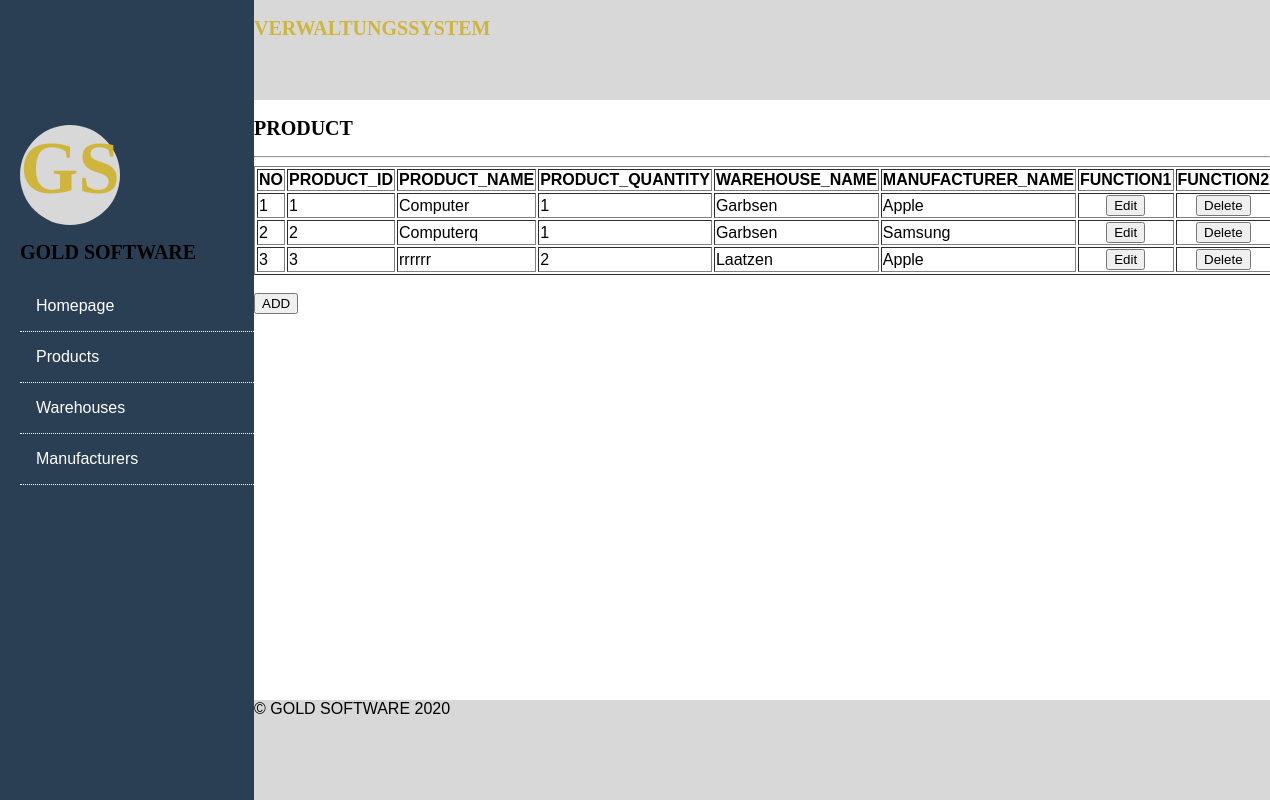
The page /?page=product on the database its author committed.
### tables this page shows
CREATE TABLE `PRODUCT` (
  `PRODUCT_ID` int(11) NOT NULL,
  `PRODUCT_NAME` varchar(50) NOT NULL,
  `PRODUCT_QUANTITY` int(20) NOT NULL,
  `WAREHOUSE_ID` int(11) NOT NULL,
  `MANUFACTURER_ID` int(11) NOT NULL
);

CREATE TABLE `WAREHOUSE` (
  `WAREHOUSE_ID` int(11) NOT NULL,
  `WAREHOUSE_NAME` varchar(50) NOT NULL
);

CREATE TABLE `MANUFACTURER` (
  `MANUFACTURER_ID` int(11) NOT NULL,
  `MANUFACTURER_NAME` varchar(50) NOT NULL
);

### pages/product.php (the view, shortened to what this page needs)
<?php require_once 'connection.php'; ?>
<!DOCTYPE html>
<html>
<head>
</head>
<body>
<h2>PRODUCT</h2>
<hr>
<table style="width: 60%" border="1">
		<tr>
			<th>NO</th>
			<th>PRODUCT_ID</th>
			<th>PRODUCT_NAME</th>
			<th>PRODUCT_QUANTITY</th>
			<th>WAREHOUSE_NAME</th>
			<th>MANUFACTURER_NAME</th>
			<th width="50">FUNCTION1</th>
			<th width="50">FUNCTION2</th>
		</tr>
		<?php
		$data=$conn->prepare("SELECT PRODUCT.PRODUCT_ID, PRODUCT.PRODUCT_NAME, PRODUCT.PRODUCT_QUANTITY, WAREHOUSE.WAREHOUSE_NAME, MANUFACTURER.MANUFACTURER_NAME FROM PRODUCT JOIN WAREHOUSE ON WAREHOUSE.WAREHOUSE_ID=PRODUCT.WAREHOUSE_ID  JOIN MANUFACTURER ON MANUFACTURER.MANUFACTURER_ID=PRODUCT.MANUFACTURER_ID");
		$data->execute();
		$counter=0;
		while($qdata=$data->fetch(PDO::FETCH_ASSOC)) { $counter++?>
		<tr>
			<td><?php echo $counter; ?></td>
			<td><?php echo $qdata['PRODUCT_ID'] ?></td>
			<td><?php echo $qdata['PRODUCT_NAME'] ?></td>
			<td><?php echo $qdata['PRODUCT_QUANTITY'] ?></td>
			<td><?php echo $qdata['WAREHOUSE_NAME'] ?></td>
			<td><?php echo $qdata['MANUFACTURER_NAME'] ?></td>
			<td align="center"><a href="?page=editproduct&PRODUCT_ID=<?php echo $qdata['PRODUCT_ID'] ?>"><button>Edit</button></td></a>
			<td align="center"><a href="?page=operation&BENUTZER_ID=<?php echo $qdata['BENUTZER_ID'] ?>&qdelete=ok"><button>Delete</button></td></a>
		</tr>
		<?php } ?>
	</table>
	<br>
<a href="?page=insert"><button>ADD</button></a>
</body>
</html>

### index.php (shortened to what this page needs)
<!DOCTYPE html>
<html lang="en">
<head>
    <link rel="stylesheet" href="css/styles.css">
</head>
<body>
<div class="container1">
    <nav>
        <div class="daireclass"><h5>GS</h5></div>
        <?php
        include 'includes/nav.php';
        ?>
        <a href="index.php">Homepage</a>
        <a href="?page=product">Products</a>
        <a href="?page=warehouse">Warehouses</a>
        <a href="?page=manufacturer">Manufacturers</a>
    </nav>
    <div class="container2">
        <header>
            <?php
            include 'includes/header.php';
            ?>
        </header>
        <div class="content">
            <?php include 'includes/content.php'?>
        </div>
        <footer>
            <?php
            include 'includes/footer.php';
            ?>
        </footer>
    </div>
</div>
</body>
</html>

### includes/nav.php
<?php
echo "<h2> GOLD SOFTWARE</h2>";
?>

### includes/header.php
<?php
echo "<h2>VERWALTUNGSSYSTEM</h2>";
?>

### includes/content.php (shortened to what this page needs)
<?php
    if (isset($_GET['page'])) {
        $page = $_GET['page'];
        switch ($page) {
            case 'product':
                include('pages/product.php');
                break;
        }
        }
    else
        {
            include("pages/home.php");
        }

### includes/footer.php
<?php
echo " &copy; GOLD SOFTWARE 2020";
?>

### css/styles.css (style rules this page uses)
body { margin: 0; font-family: Arial, Helvetica, sans-serif; }
.container1 { display: flex; }
nav { background-color: #2A3F54; width:20%; padding-left: 20px; text-align:left; }
nav a { color: white; padding: 16px; text-decoration: none; display: block; border-bottom: 1px dotted white; }
.container2 { width:80%; display: flex; flex-direction: column; }
header,footer { background-color:#D8D8D8; min-height: 100px; }
header { color: #CFB53B; padding-right: 30px; text-align: left; }
.content { min-height: 600px; }
h2 { font-family: Verdana; font-size: 20px; }
.daireclass { font-family: "Calibri Light"; text-align: center; font-size: 90px; color: #CFB53B; background-color: #D8D8D8; height: 100px; -moz-border-radius:50px; -webkit-border-radius: 50px; width: 100px; }

### rows shown on the page
product: PRODUCT_ID "1", PRODUCT_NAME "Computer", PRODUCT_QUANTITY "1", WAREHOUSE_ID.WAREHOUSE_NAME "Garbsen", MANUFACTURER_ID.MANUFACTURER_NAME "Apple"
product: PRODUCT_ID "2", PRODUCT_NAME "Computerq", PRODUCT_QUANTITY "1", WAREHOUSE_ID.WAREHOUSE_NAME "Garbsen", MANUFACTURER_ID.MANUFACTURER_NAME "Samsung"
product: PRODUCT_ID "3", PRODUCT_NAME "rrrrrr", PRODUCT_QUANTITY "2", WAREHOUSE_ID.WAREHOUSE_NAME "Laatzen", MANUFACTURER_ID.MANUFACTURER_NAME "Apple"
